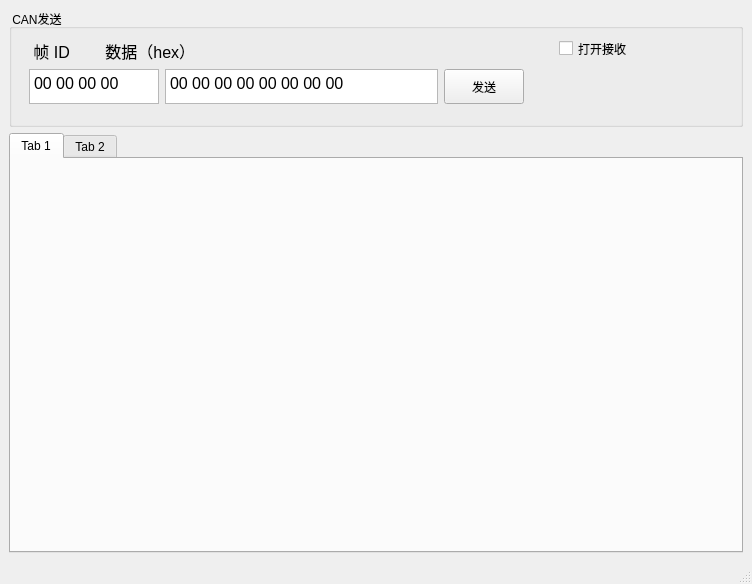
<?xml version="1.0" encoding="UTF-8"?>
<ui version="4.0">
 <class>MainWindow</class>
 <widget class="QMainWindow" name="MainWindow">
  <property name="geometry">
   <rect>
    <x>0</x>
    <y>0</y>
    <width>752</width>
    <height>584</height>
   </rect>
  </property>
  <property name="windowTitle">
   <string>MainWindow</string>
  </property>
  <widget class="QWidget" name="centralwidget">
   <layout class="QVBoxLayout" name="verticalLayout_3">
    <item>
     <widget class="QGroupBox" name="groupBox">
      <property name="title">
       <string> CAN发送</string>
      </property>
      <widget class="QWidget" name="layoutWidget">
       <property name="geometry">
        <rect>
         <x>20</x>
         <y>30</y>
         <width>495</width>
         <height>65</height>
        </rect>
       </property>
       <layout class="QVBoxLayout" name="verticalLayout_2">
        <item>
         <widget class="QLabel" name="label_5">
          <property name="font">
           <font>
            <pointsize>12</pointsize>
           </font>
          </property>
          <property name="text">
           <string> 帧 ID        数据（hex）</string>
          </property>
         </widget>
        </item>
        <item>
         <layout class="QHBoxLayout" name="horizontalLayout">
          <item>
           <widget class="QTextBrowser" name="textBrowser_2">
            <property name="minimumSize">
             <size>
              <width>130</width>
              <height>35</height>
             </size>
            </property>
            <property name="maximumSize">
             <size>
              <width>130</width>
              <height>35</height>
             </size>
            </property>
            <property name="html">
             <string>&lt;!DOCTYPE HTML PUBLIC &quot;-//W3C//DTD HTML 4.0//EN&quot; &quot;http://www.w3.org/TR/REC-html40/strict.dtd&quot;&gt;
&lt;html&gt;&lt;head&gt;&lt;meta name=&quot;qrichtext&quot; content=&quot;1&quot; /&gt;&lt;style type=&quot;text/css&quot;&gt;
p, li { white-space: pre-wrap; }
&lt;/style&gt;&lt;/head&gt;&lt;body style=&quot; font-family:'SimSun'; font-size:9pt; font-weight:400; font-style:normal;&quot;&gt;
&lt;p style=&quot; margin-top:0px; margin-bottom:0px; margin-left:0px; margin-right:0px; -qt-block-indent:0; text-indent:0px;&quot;&gt;&lt;span style=&quot; font-size:12pt;&quot;&gt;00 00 00 00&lt;/span&gt;&lt;/p&gt;&lt;/body&gt;&lt;/html&gt;</string>
            </property>
           </widget>
          </item>
          <item>
           <widget class="QTextBrowser" name="textBrowser">
            <property name="minimumSize">
             <size>
              <width>0</width>
              <height>0</height>
             </size>
            </property>
            <property name="maximumSize">
             <size>
              <width>280</width>
              <height>35</height>
             </size>
            </property>
            <property name="html">
             <string>&lt;!DOCTYPE HTML PUBLIC &quot;-//W3C//DTD HTML 4.0//EN&quot; &quot;http://www.w3.org/TR/REC-html40/strict.dtd&quot;&gt;
&lt;html&gt;&lt;head&gt;&lt;meta name=&quot;qrichtext&quot; content=&quot;1&quot; /&gt;&lt;style type=&quot;text/css&quot;&gt;
p, li { white-space: pre-wrap; }
&lt;/style&gt;&lt;/head&gt;&lt;body style=&quot; font-family:'SimSun'; font-size:9pt; font-weight:400; font-style:normal;&quot;&gt;
&lt;p style=&quot; margin-top:0px; margin-bottom:0px; margin-left:0px; margin-right:0px; -qt-block-indent:0; text-indent:0px;&quot;&gt;&lt;span style=&quot; font-size:12pt;&quot;&gt;00 00 00 00 00 00 00 00&lt;/span&gt;&lt;/p&gt;&lt;/body&gt;&lt;/html&gt;</string>
            </property>
           </widget>
          </item>
          <item>
           <widget class="QPushButton" name="pushButton">
            <property name="minimumSize">
             <size>
              <width>0</width>
              <height>35</height>
             </size>
            </property>
            <property name="text">
             <string>发送</string>
            </property>
           </widget>
          </item>
         </layout>
        </item>
       </layout>
      </widget>
      <widget class="QCheckBox" name="checkBox">
       <property name="geometry">
        <rect>
         <x>550</x>
         <y>30</y>
         <width>91</width>
         <height>19</height>
        </rect>
       </property>
       <property name="text">
        <string>打开接收</string>
       </property>
      </widget>
     </widget>
    </item>
    <item>
     <widget class="QTabWidget" name="tabWidget">
      <property name="maximumSize">
       <size>
        <width>750</width>
        <height>420</height>
       </size>
      </property>
      <widget class="QWidget" name="tab">
       <attribute name="title">
        <string>Tab 1</string>
       </attribute>
       <layout class="QVBoxLayout" name="verticalLayout">
        <item>
         <widget class="QWidget" name="widget" native="true"/>
        </item>
       </layout>
      </widget>
      <widget class="QWidget" name="tab_2">
       <attribute name="title">
        <string>Tab 2</string>
       </attribute>
      </widget>
     </widget>
    </item>
   </layout>
  </widget>
  <widget class="QMenuBar" name="menubar">
   <property name="geometry">
    <rect>
     <x>0</x>
     <y>0</y>
     <width>752</width>
     <height>23</height>
    </rect>
   </property>
  </widget>
  <widget class="QStatusBar" name="statusbar"/>
 </widget>
 <resources/>
 <connections/>
</ui>
